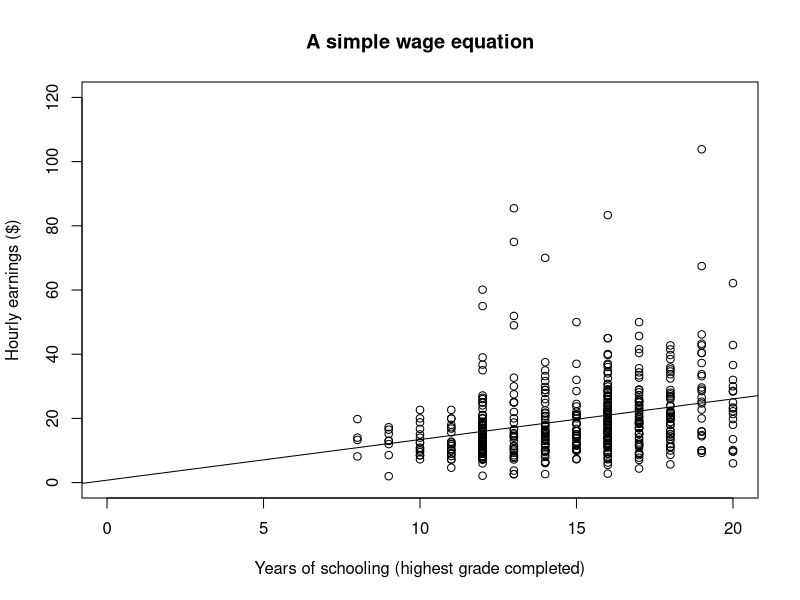

Source code (R):
## ---- chunk 1
knitr::opts_chunk$set(echo = TRUE)
library(tidyverse)
## ---- chunk 2
# EARNINGS regress on S
eawe21 <- read.csv('Data/EAWE21.csv', header=T)     # Import data
lin.model <- lm(EARNINGS ~ S, data = eawe21)        # Run the model
summary(lin.model)                                  # The result
## ---- chunk 3
# EARNINGS regress on S
# Plot the data
plot(EARNINGS ~ S, 
     data = eawe21,
     main = "A simple wage equation", 
     xlab = "Years of schooling (highest grade completed)",
     ylab = "Hourly earnings ($)",
     xlim = c(0, 20),
     ylim = c(0, 120))

abline(lin.model)              # Add the regression line

## ---- chunk 4
# Descriptive statistics for S
summary(eawe21$S)
## ---- chunk 5
# Create the demeaned variable SDEV
library(tidyverse)                  # Load the required package

eawe21.dm <- eawe21 %>%
  mutate(SDEV = S - mean(S)) %>%    # Create the demeaned variable
  select(EARNINGS, S, SDEV)         # Select the required columns

# EARNINGS regress on the demeaned variable SDEV
# Using pipe (%>%) operator to simplify the code
lm(EARNINGS ~ SDEV, data = eawe21.dm) %>%        # Run the model
  summary                                        # Print the result      
## ---- chunk 6
# EARNINGS regress on S
# Analysis of variance table
anova(lin.model)
## ---- chunk 7
# EARNINGS regress on S
# Summary of regression results, including the coefficient of determination
summary(lin.model)
